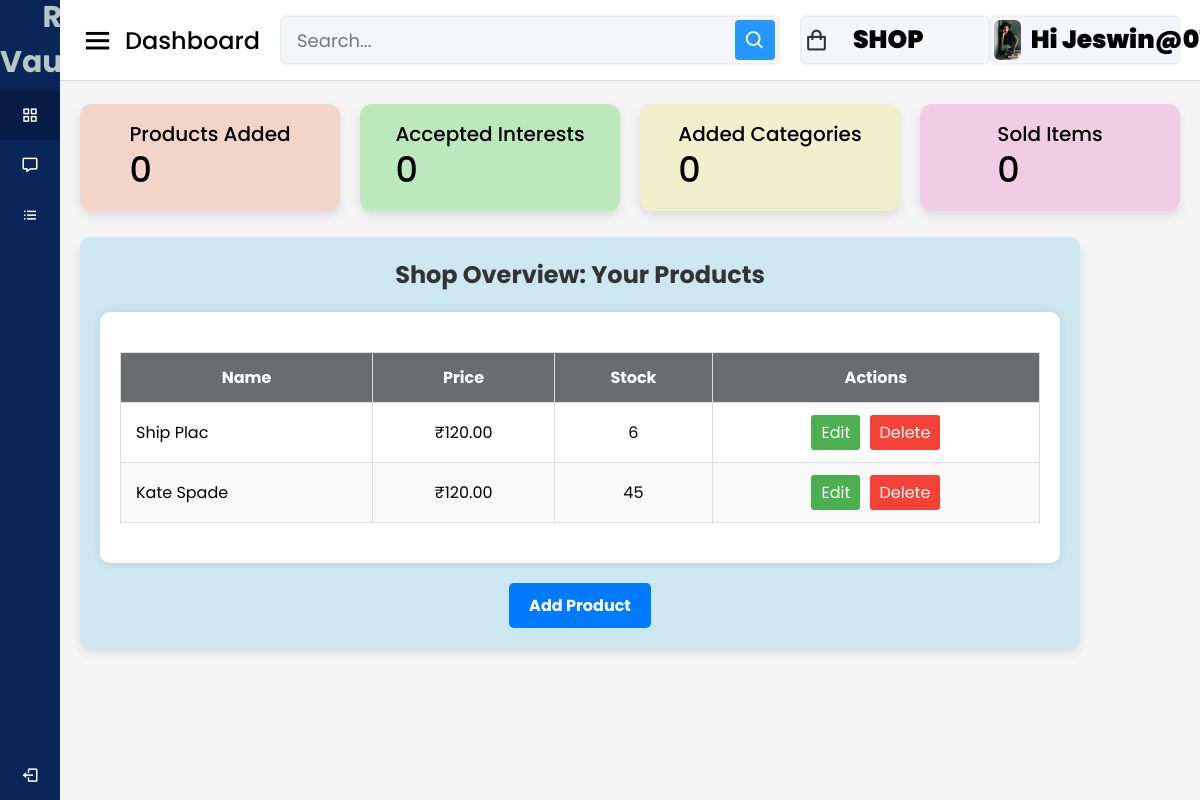
The page /artist/artist_shop/ (signed in) on the database as committed earlier.
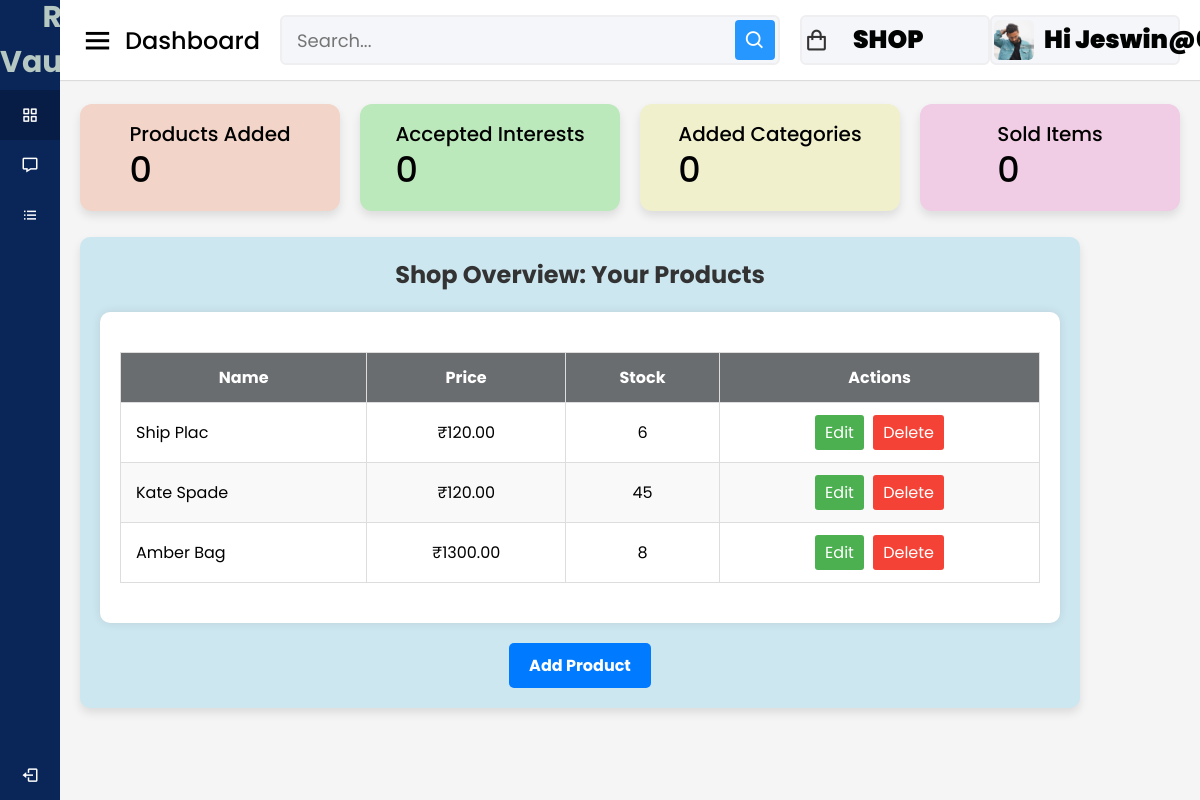
The same page on the database as committed later.
### accounts/models.py (models this page shows, shortened)
class Artist(models.Model):
    user = models.OneToOneField(User, on_delete = models.CASCADE)
    phone = models.IntegerField(default=99999999)
    profile_pic = models.ImageField(upload_to= 'picture/artist', null=True,default='picture/artist/hi.jpg')
    is_approved = models.BooleanField(default=False)
    mediums = models.ManyToManyField(MediumOfWaste, blank=True)
    certificate=models.FileField(upload_to='certificates/',null= True, blank=True)

### artist/models.py (models this page shows, shortened)
class Product(models.Model):
    artist = models.ForeignKey('accounts.Artist', on_delete=models.CASCADE)
    slug = models.SlugField(max_length=255, unique=True, null=True, blank=True)
    name = models.CharField(max_length=255)
    description = models.TextField()
    price = models.DecimalField(max_digits=10, decimal_places=2)
    image = models.ImageField(upload_to='picture/artist/products')
    stock = models.PositiveIntegerField(null=True)
    is_available=models.BooleanField(default=True)
    categories = models.ManyToManyField(Category, blank=True)

### artist/views.py (the view)
# urls.py: path('artist_shop/',views.artist_shop,name='artist_shop'),
@login_required
@never_cache
def artist_shop(request):
    if not hasattr(request.user, 'artist'):
        return HttpResponseForbidden("You are not allowed to access this page.")
    artist=request.user.artist
    products=Product.objects.filter(artist=artist)
    context={
        'products':products,
        'artist':artist,
    }
    return render(request, 'artist/shop_overview.html',context)

### cart/context_processors.py (called while the page is built)
def counter(request):
    cart_count=0
    if 'admin' in request.path:
        return{}
    else:
        try:
            cart=Cart.objects.filter(cart_id=_cart_id(request))
            cart_items=CartItem.objects.all().filter(cart=cart[:1])
            for cart_item in cart_items:
                cart_count = cart_item.Quantity
        except CartItem.DoesNotExist:
            cart_count=0
    return dict(cart_count=cart_count)

### cart/views.py (called while the page is built)
def _cart_id(request):
    cart=request.session.session_key
    if not cart:
        cart=request.session.create()
    return cart

### category/context_processors.py (called while the page is built)
def menu_links(request):
    links = Category.objects.all()
    return dict(links=links)

### template/artist/shop_overview.html (shortened to what the changed rows need)
{% load static %}
<!DOCTYPE html>
<html lang="en" dir="ltr">
<head>
  <link rel="stylesheet" href="{% static 'assets/css/styles.css' %}">
  <link href='https://unpkg.com/boxicons@2.0.7/css/boxicons.min.css' rel='stylesheet'>
</head>
<body>
  <section class="home-section">
    <nav>
      <div class="profile-details">
        {% if artist.profile_pic %}
         <img src="{{artist.profile_pic.url}}" alt="">
        {% endif %}
        <span class="admin_name" style="font-size: 25px; font-weight: 900; color: #010302;">Hi {{user.username}}</span>
      </div>
    </nav>
    <div class="home-content">
      <div class="sales-boxes">
        <div class="recent-sales box" style="background-color: #cde7f0; padding: 20px; border-radius: 10px; width: 100%; max-width: 1000px;">
          <div class="table-container">
            <table class="table">
              <thead>
                <tr>
                  <th>Name</th>
                  <th>Price</th>
                  <th>Stock</th>
                  <th>Actions</th>
                </tr>
              </thead>
              <tbody>
                {% for product in products %}
                <tr>
                  <td>{{ product.name }}</td>
                  <td>₹{{ product.price }}</td>
                  <td>{{ product.stock }}</td>
                  <td>
                    <a href="{% url 'edit_product' product.id %}" style="display: inline-block; padding: 5px 10px; background-color: #4CAF50; color: white; text-decoration: none; border-radius: 3px; margin-right: 5px;">Edit</a>
                    <a href="" style="display: inline-block; padding: 5px 10px; background-color: #f44336; color: white; text-decoration: none; border-radius: 3px;">Delete</a>
                  </td>
                </tr>
                {% endfor %}
              </tbody>
            </table>
          </div>
        </div>
      </div>

Rows that differ between the two databases and show on the page:
changed Artist: profile_pic: a different picture
added Product: name "Amber Bag", price "1300.00", stock "8"
